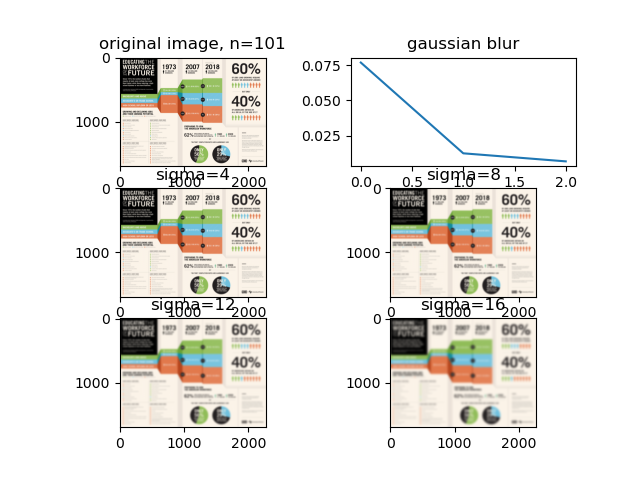
#> input picture image_debug/101_blur_debug.png, 640 x 480 px
$ python -i complexity_colour_blur_cones.py   (imports and definitions only)
#> lines starting #> are read from the running program, lines starting #| are printed output that depends on the picture
import numpy as np
import matplotlib.pyplot as plt
import matplotlib.image as mpimg
import sys
import time

from scipy import stats
from skimage import io, transform

from scipy.signal import argrelextrema

import skimage as ski

import numpy.ma as ma
import csv
from PIL import Image
from PIL import ImageOps

import os

import os.path
import entropy as ent


import glob

import pandas as pd

import pickle

import math
from random import randint, random

from tifffile import imsave


import matplotlib.pyplot as plt


# Function converting colored picture to the gray scale

def rgb2gray(rgb):
    return np.dot(rgb[...,:3], [0.2989, 0.5870, 0.1140])
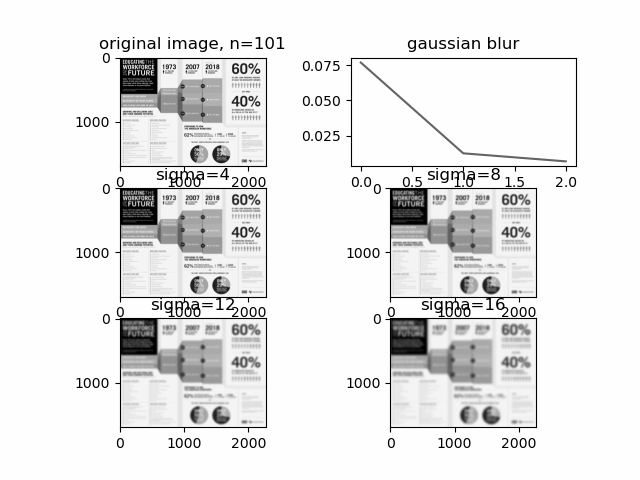
#> returned value: shape (480, 640) float64; min 0, max 255, mean 232.7

# Function doing coarse graining of the image

def coarse_grain(img, depth):

    stack_of_patterns = []  # To keep all the coarse-grained pictures
    stack_of_patterns.append(img)  # Append the original picture
    full_depth = int(np.log2(len(img))) # Estimates the total number of coarse-graining steps that can be done, assuming that we apply 2*2 filter at each step
    for iloop in range(1, depth):

        parental_pattern = stack_of_patterns[-1]  # Takes the last coarse-grained pattern from the previous iteration
        #renormalized_pattern = np.zeros((2**(full_depth-iloop), 2**(full_depth-iloop)))  # Prepare an empty matrix to create a renormalized picture
        renormalized_pattern=ski.filters.gaussian(img, sigma=(4*iloop, 4*iloop), truncate=3.5, channel_axis=-1)
        '''
        for jloop in range(2**(full_depth-iloop)):   # The core averaging procedure
            for kloop in range(2**(full_depth-iloop)):

                pixel = 1/4. * (parental_pattern[kloop*2][jloop*2]+parental_pattern[kloop*2+1][jloop*2]+parental_pattern[kloop*2][jloop*2+1]+parental_pattern[kloop*2+1][jloop*2+1] )
                renormalized_pattern[kloop][jloop] = pixel
        '''
        stack_of_patterns.append(renormalized_pattern) # Append the renormalized picture to the stack

    return stack_of_patterns


# Function increasing resolution of a picture from N*N to 2N*2N - it is needed to compute overlap between subsequent renormalized patterns (they have to be of the same resolution)

# [75 lines left out: functions single_blow_up, blow_up, compute_complexities, not called in this run]


def debug_cg(im):
	###DEBUG
	plt.clf()
	plt.imshow(im, cmap=plt.get_cmap('gray'), vmin=0, vmax=np.amax(im))
	plt.savefig('0debug_orig.png')
	print("original_printed")
	###
	gray = rgb2gray(im)
	###DEBUG
	plt.clf()
	plt.imshow(gray, cmap=plt.get_cmap('gray'), vmin=0, vmax=np.amax(gray))
	plt.savefig('0debug_gray.png')
	print("greyscale_printed")
	###
	rs = transform.resize(gray, (512,512), anti_aliasing=False)
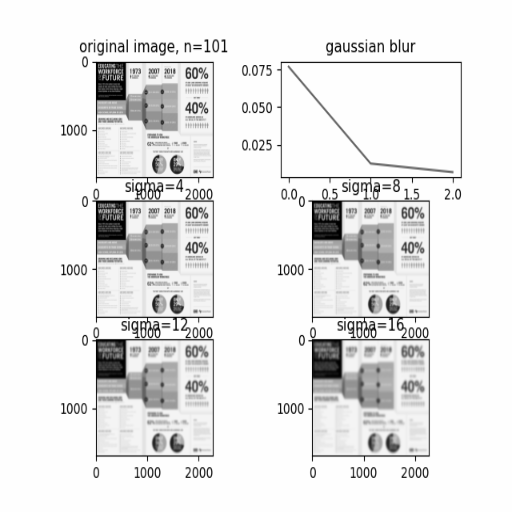
#> rs: shape (512, 512) float64; min 0, max 255, mean 232.7
	###DEBUG
	plt.clf()
	plt.imshow(rs, cmap=plt.get_cmap('gray'), vmin=0, vmax=np.amax(rs))
	plt.savefig('0debug_rs.png')
	print("resized_printed")
	###
	norm=np.einsum('ij,ij', rs, rs)
#> norm = 1.49e+10
	#intensity of image/square root of norm
	rs=rs/np.sqrt(norm)

	profiles = []
	stack_of_patterns = []
	stack_of_patterns.append(rs)
	renorm_pattern = rs

	stack = coarse_grain(rs, 6)
#> in coarse_grain, `full_depth = int(np.log2(len(img)))`: full_depth = 9
#> the loop in coarse_grain, `for iloop in range(1, depth): ` made 5 passes
#> pass 1, in coarse_grain, `renormalized_pattern=ski.filters.gaussian(img, sigma=(4*iloop, 4*iloop..`:
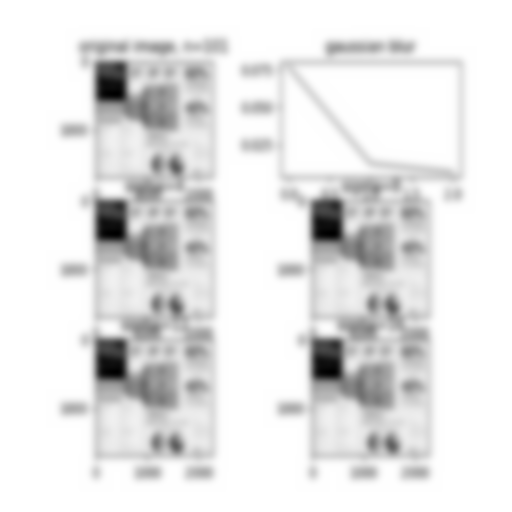
#> renormalized_pattern: shape (512, 512) float64; min 0.000282, max 0.00209, mean 0.00191; drawn with min black and max white
#> pass 2, in coarse_grain, `renormalized_pattern=ski.filters.gaussian(img, sigma=(4*iloop, 4*iloop..`:
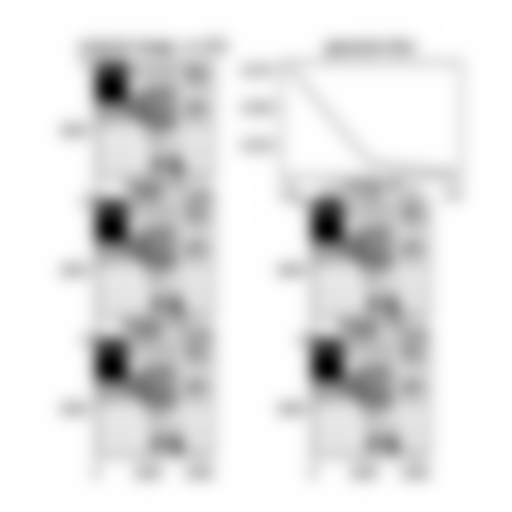
#> renormalized_pattern: shape (512, 512) float64; min 0.000501, max 0.00209, mean 0.00191; drawn with min black and max white
#> pass 3, in coarse_grain, `renormalized_pattern=ski.filters.gaussian(img, sigma=(4*iloop, 4*iloop..`:
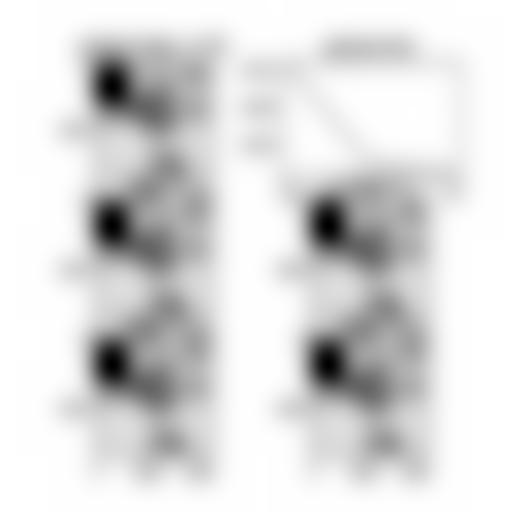
#> renormalized_pattern: shape (512, 512) float64; min 0.000811, max 0.00209, mean 0.00191; drawn with min black and max white
#> after the loop in coarse_grain, `for iloop in range(1, depth):`: stack_of_patterns = 6 items
#> stack = 6 items
	#print(len(stack))
	i=0
	for el in stack:
	     #print(np.shape(el))
	     plt.clf()
	     plt.imshow(el, cmap=plt.get_cmap('gray'), vmin=0, vmax=np.amax(el))
	     plt.savefig('debug_'+str(i)+'.png')
	     i=i+1
#> this loop made 6 passes
#> after the loop, i = 6


# [62 lines left out: functions regression, local_max_n, local_min_n, image_stats, not called in this run]

subset_name='suprematism'
dataset_path="/vol/tcm36/akravchenko/image_complexity/Savoias-Dataset/Images/Suprematism/"
ranking_path="/vol/tcm36/akravchenko/image_complexity/Savoias-Dataset/Images/global_ranking/global_ranking_sup.xlsx"

#complexity_colour_blur.py suprematism "../Savoias-Dataset/Images/Suprematism/" "../Savoias-Dataset/Images/global_ranking/global_ranking_sup.xlsx" blur
subset_name=sys.argv[1]
dataset_path=sys.argv[2]
ranking_path=sys.argv[3]
#cg_type=sys.argv[4]
cg_type='blur_cones'
############load sorted files##########################

image_list_jpg=[]
i=0
# [1 line that did not run here, left out]
# [7 lines not run here, left out]
#############

image_list=[]
# [2 lines not run here, left out]

#all 3 colours
complexity_list=[]
complexity_list_partial=[]
local_max_list=[]
local_min_list=[]

# [1 line that did not run here, left out]
# [1 line that did not run here, left out]
cnt=0
# [48 lines not run here, left out]
		#break


#complexity_list=complexity_list/np.max(complexity_list)
# [1 line that did not run here, left out]
# [1 line that did not run here, left out]

#subset_name
#cg_type


features=['512-256', '256-128', '128-64', '64-32', '32-16']
# [1 line that did not run here, left out]
# [1 line that did not run here, left out]
# [1 line that did not run here, left out]
# [1 line that did not run here, left out]
# [1 line that did not run here, left out]

# [4 lines not run here, left out]


# [1 line that did not run here, left out]
# [1 line that did not run here, left out]
# [1 line that did not run here, left out]

#human vs calculated complexity
# [9 lines not run here, left out]


#regression
# [1 line that did not run here, left out]
# [1 line that did not run here, left out]
# [1 line that did not run here, left out]
# [1 line that did not run here, left out]
# [9 lines not run here, left out]
# [1 line that did not run here, left out]
# [3 lines not run here, left out]


#human vs calculated 2-parts complexity
# [1 line that did not run here, left out]
# [1 line that did not run here, left out]
# [9 lines not run here, left out]
#regression
# [1 line that did not run here, left out]
# [1 line that did not run here, left out]
# [1 line that did not run here, left out]
# [1 line that did not run here, left out]
# [7 lines not run here, left out]
# [1 line that did not run here, left out]
# [3 lines not run here, left out]


#drop outliers
idx_to_drop=[]
fl_o=False
if subset_name=='suprematism':
	idx_to_drop=[17, 18, 19, 20, 27, 48, 50, 52, 64, 53, 13]
	fl_o=True
if subset_name=='art':
	idx_to_drop=[380, 225, 30, 86,88,108, 119, 83]
	fl_o=True
if subset_name=='scenes':
	idx_to_drop=[22]
	fl_o=True
'''
msk=(df['gt']<50) & (df['ms_total']>0.025)
idx_to_drop = df.index[msk]'''

# [35 lines not run here, left out]


'''
msk=df['frac']<=0.05 #FIXME: this is to account for rounding errors
idx_to_drop = df.index[msk]
df=df.drop(idx_to_drop)
'''

# [1 line that did not run here, left out]
# [1 line that did not run here, left out]
#human vs calculated complexity
# [9 lines not run here, left out]


#regression
# [1 line that did not run here, left out]
# [1 line that did not run here, left out]
# [1 line that did not run here, left out]
# [1 line that did not run here, left out]
# [8 lines not run here, left out]
# [1 line that did not run here, left out]
# [3 lines not run here, left out]

'''
for feature in features:
	y2=df[feature].to_numpy()
	plt.clf()
	plt.ylim=(0,0.1)
	plt.scatter(y1,y2,color='blue', linewidth=2, alpha=0.5)
	plt.xlabel('human ranking')
	plt.ylabel('multi-scale complexity')
	plt.title('paintings complexity, grayscale, '+feature)
	plt.legend(loc='lower right')
	plt.savefig('sup_complexity_greyscale_'+feature+'.png')
'''

>>> import cv2
>>> picture = cv2.cvtColor(cv2.imread('image_debug/101_blur_debug.png'), cv2.COLOR_BGR2RGB)
>>> result = debug_cg(picture)
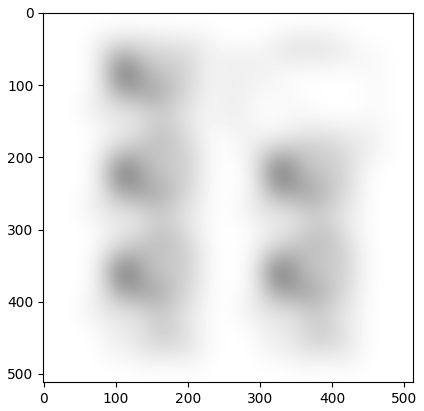
#> figure drawn by matplotlib, 1 panel
